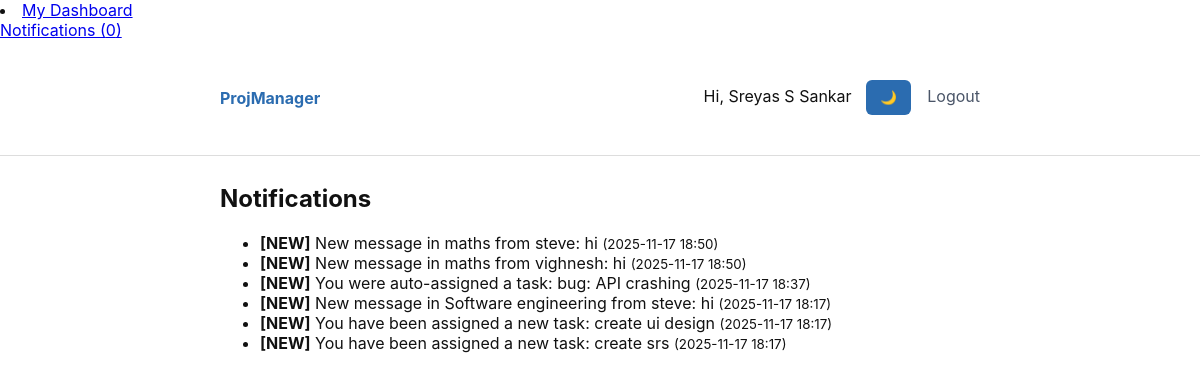
The page /notifications (signed in) on the database its author committed.
### models.py (models this page shows, shortened)
class User(db.Model, UserMixin):
    id = db.Column(db.Integer, primary_key=True)
    username = db.Column(db.String(80), unique=True, nullable=False)
    email = db.Column(db.String(120), unique=True, nullable=False)
    password_hash = db.Column(db.String(128), nullable=False)

class Notification(db.Model):
    id = db.Column(db.Integer, primary_key=True)
    user_id = db.Column(db.Integer, db.ForeignKey('user.id'), nullable=False)
    message = db.Column(db.String(300), nullable=False)
    is_read = db.Column(db.Boolean, default=False)
    timestamp = db.Column(db.DateTime, default=datetime.utcnow)
    user = db.relationship('User')

### app.py (the view)
@app.route("/notifications")
@login_required
def notifications():
    notifs = Notification.query.filter_by(user_id=current_user.id)\
                               .order_by(Notification.timestamp.desc())\
                               .all()
    return render_template("notifications.html", notifications=notifs)

### app.py (called while the page is built)
@login_manager.user_loader
def load_user(user_id):
    return User.query.get(int(user_id))

@app.context_processor
def inject_notifications():
    if current_user.is_authenticated:
        unread = Notification.query.filter_by(user_id=current_user.id, is_read=False).all()
        return dict(unread_notifications=unread)
    return dict(unread_notifications=[])

### templates/notifications.html
{% extends 'base.html' %}
{% block content %}
<h2>Notifications</h2>
<ul>
  {% for n in notifications %}
    <li>
      {% if not n.is_read %}
        <strong>[NEW]</strong>
      {% endif %}
      {{ n.message }}
      <small>({{ n.timestamp.strftime('%Y-%m-%d %H:%M') }})</small>
    </li>
  {% endfor %}
</ul>
{% endblock %}

### templates/base.html (shortened to what this page needs)
<!doctype html>
<html lang="en">
<head>
    <li><a href="{{ url_for('my_dashboard') }}">My Dashboard</a></li>
    <link rel="stylesheet" href="{{ url_for('static', filename='css/style.css') }}">
</head>
<body class="{{ 'dark-mode' if session.get('theme') == 'dark' else '' }}">
{% if current_user.is_authenticated %}
<a href="{{ url_for('notifications') }}">
    Notifications ({{ current_user.unread_notifications|length }})
</a>
{% endif %}
{% set _ = session.pop('popup_notification', None) %}
<nav class="nav">
    <div class="container">
        <a class="brand" href="{{ url_for('index') }}">ProjManager</a>
        <div class="nav-right">
            {% if current_user.is_authenticated %}
                <span>Hi, {{ current_user.username }}</span>
                <button id="theme-toggle" class="btn" style="margin-left:10px;">
                    🌙
                </button>
                <a href="{{ url_for('logout') }}">Logout</a>
            {% else %}
                <a href="{{ url_for('login') }}">Login</a>
                <a href="{{ url_for('register') }}">Register</a>
            {% endif %}
        </div>
    </div>
</nav>
<main class="container">
    {% block content %}{% endblock %}
</main>
</body>
</html>

### static/css/style.css (style rules this page uses)
:root { --max-width:760px;--accent:#2b6cb0 }
body { font-family:Inter,system-ui,Segoe UI,Roboto,Arial,sans-serif;margin:0;background:#f7fafc;color:#222 }
.container { max-width:var(--max-width);margin:28px auto;padding:0 16px }
.nav { background:white;border-bottom:1px solid #e6eef6 }
.nav .container { display:flex;align-items:center;justify-content:space-between;padding:12px 16px }
.brand { font-weight:700;color:var(--accent);text-decoration:none }
.nav-right a { margin-left:12px;text-decoration:none;color:#4a5568 }
.btn { padding:10px 14px;border:none;border-radius:6px;background:var(--accent);color:white;cursor:pointer }
:root { --bg-color: #ffffff; --text-color: #111111; --card-bg: #f5f5f5; --nav-bg: #ffffff; --border-color: #dddddd; }
body { background: var(--bg-color); color: var(--text-color); }
.nav { background: var(--nav-bg); border-bottom: 1px solid var(--border-color); }

### rows shown on the page
User: username "Sreyas S Sankar"
Notification: is_read "[NEW]", message "New message in maths from steve: hi", timestamp "2025-11-17 18:50"
Notification: is_read "[NEW]", message "New message in maths from vighnesh: hi", timestamp "2025-11-17 18:50"
Notification: is_read "[NEW]", message "You were auto-assigned a task: bug: API crashing", timestamp "2025-11-17 18:37"
Notification: is_read "[NEW]", message "New message in Software engineering from steve: hi", timestamp "2025-11-17 18:17"
Notification: is_read "[NEW]", message "You have been assigned a new task: create ui design", timestamp "2025-11-17 18:17"
Notification: is_read "[NEW]", message "You have been assigned a new task: create srs", timestamp "2025-11-17 18:17"

### other values the page prints
{{ current_user.unread_notifications|length }} "0"
